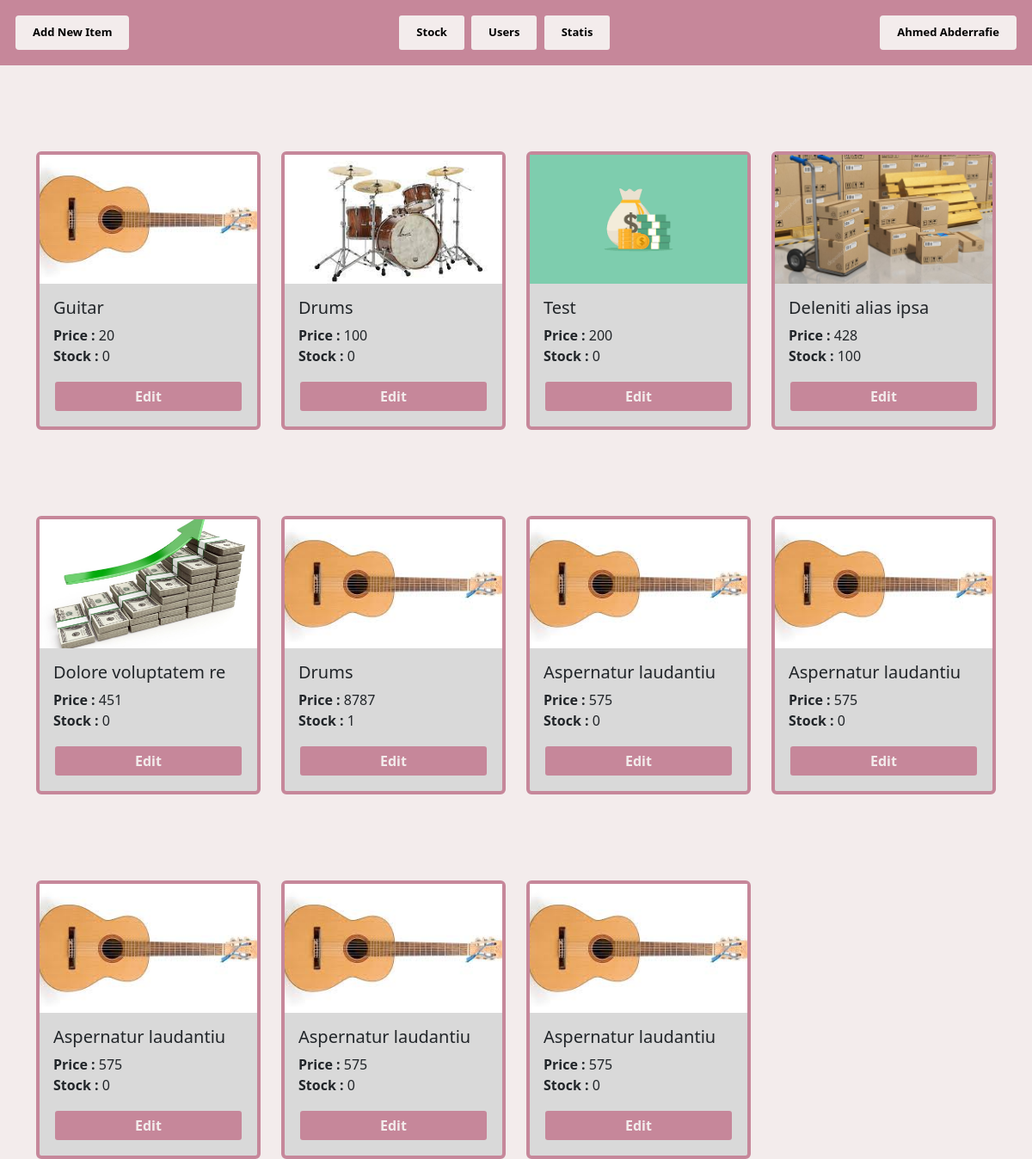
Screenshot of /Home/Stock.php (signed in) with the database file from the repository.
### tables this page shows
CREATE TABLE `items` (
  `id` int(11) NOT NULL,
  `type` varchar(255) NOT NULL,
  `price` int(11) NOT NULL,
  `img` varchar(255) NOT NULL,
  `stock` int(11) NOT NULL
);

### Home/Stock.php (the view, shortened to what this page needs)
<!DOCTYPE html>
<html lang="en">
<head>
    <link href="https://cdn.jsdelivr.net/npm/bootstrap@5.2.2/dist/css/bootstrap.min.css" rel="stylesheet">
    <link rel="stylesheet" href="../Home/styleOfStock.css">
</head>
<body>
    <div class="sticky-top text-center p-3 header ">
        <div class="">
            <a href="../Home/Add.php"><button class="rounded ButtonInHome">Add New Item</button></a>
        </div>
        <div >
            <a href="../Home/Stock.php"><button class="ButtonInHome" title="Stock">Stock</button></a>
            <a href="../Users/Users.php"><button class="ButtonInHome" title="Users">Users</button></a>
            <a href="../Statistiques/Statistiques.php"><button class="ButtonInHome" title="Statistiques">Statis</button></a>
        </div>
        <div>
            <a href="../Profile/Profile.php"><button class="rounded ButtonInHome"><?php
                                                                                    echo $_SESSION["name"];
                                                                                    ?></button></a>
        </div>
    </div>
    <div class="container allCards">
        <div class="row">
            <?php
            include "../connection.php";
            $requete = "SELECT * FROM `items`";
            $query = mysqli_query($connection, $requete);
            while ($row = mysqli_fetch_assoc($query)) {
                echo '<div class="col-lg-3 col-md-6 col-sm-6 ">
                <div class="card">
                    <div style="height: 150px; background-position: center; background-size: cover; background-repeat: no-repeat; background-image: url(../Upload/' . $row["img"] . ');">
                    </div>
                    <div class="card-body">
                        <h5 class="card-title text-truncate" title="' . $row["type"] . '">' . $row["type"] . ' </h5>
                        <p class="card-text"><b>Price : </b>' . $row["price"] . '<br><b>Stock : </b>' . $row["stock"] . '</p>
                        <a href="../EditAndDelete/Edit.php?id=' . $row["id"] . '"><button href="#" class="btn btn-primary edit ">Edit</button></a>
                    </div>
                </div>
                </div>';
            }
            ?>
        </div>
    </div>
</body>
</html>

### Home/styleOfStock.css (style rules this page uses)
* { margin: 0; padding: 0; box-sizing: border-box; }
body { background-image: url(../img/stockBackground.png); background-attachment: fixed; background-position: center; background-repeat: no-repeat; background-size: cover; position: relative; }
.header { background-color: #C6879A; }
.ButtonInHome { font-size: 13px; font-weight: bold; padding: 10px 20px; border-radius: 5px; background-color: #F3ECEC; border: 2px solid #C6879A; }
.card { margin-top: 100px; background-color: #D9D9D9; border:4px solid #C6879A; }
.edit { font-weight: bold; color: #F3ECEC ; width: 100%; border-radius: 5px; border: 2px solid #D9D9D9; padding: 5px 5px; background-color: #C6879A; }
@media (min-width:562px) { .header { display: flex; justify-content: space-between; } }

### rows the page displays
items: img (picture), type "Guitar", price "20", stock "0"
items: img (picture), type "Drums", price "100", stock "0"
items: img (picture), type "Test", price "200", stock "0"
items: img (picture), type "Deleniti alias ipsa", price "428", stock "100"
items: img (picture), type "Dolore voluptatem re", price "451", stock "0"
items: img (picture), type "Drums", price "8787", stock "1"
items: img (picture), type "Aspernatur laudantiu", price "575", stock "0"
items: img (picture), type "Aspernatur laudantiu", price "575", stock "0"
items: img (picture), type "Aspernatur laudantiu", price "575", stock "0"
items: img (picture), type "Aspernatur laudantiu", price "575", stock "0"
items: img (picture), type "Aspernatur laudantiu", price "575", stock "0"

### other values shown
$_SESSION["name"] "Ahmed Abderrafie"
